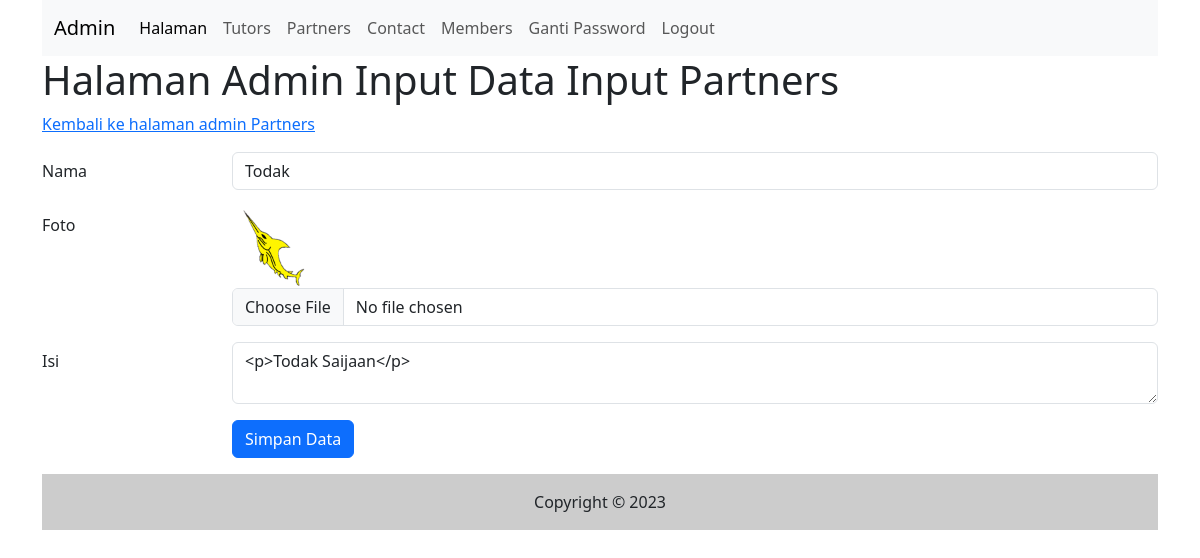
/admin/partners_input.php?id=3 (signed in), run on the app's committed database.
### tables this page shows
CREATE TABLE `partners` (
  `id` int(11) NOT NULL,
  `nama` varchar(255) NOT NULL,
  `foto` varchar(255) NOT NULL,
  `isi` text NOT NULL,
  `tgl_isi` timestamp NOT NULL DEFAULT current_timestamp()
);

### admin/partners_input.php (the view, shortened to what this page needs)
<?php include("inc_header.php") ?>
<?php
$nama       = "";
$isi        = "";
$foto       = "";
if (isset($_GET['id'])) {
    $id = $_GET['id'];
} else {
    $id = "";
}
if ($id != "") {
    $sql1 = "select * from partners where id = '$id'";
    $q1 = mysqli_query($koneksi, $sql1);
    $r1 = mysqli_fetch_array($q1);
    $nama = $r1['nama'];
    $isi = $r1['isi'];
    $foto = $r1['foto'];
}
?>
<h1>Halaman Admin Input Data Input Partners</h1>
<div class="mb-3 row">
    <a href="partners.php">Kembali ke halaman admin Partners</a>
</div>
<form action="" method="post" enctype="multipart/form-data">
    <div class="mb-3 row">
        <label for="nama" class="col-sm-2 col-form-label">Nama</label>
        <div class="col-sm-10">
            <input type="text" class="form-control" id="nama" value="<?php echo $nama ?>" name="nama">
        </div>
    </div>
    <div class="mb-3 row">
        <label for="foto" class="col-sm-2 col-form-label">Foto</label>
        <div class="col-sm-10">
            <?php
            if($foto){
                echo "<img src='../gambar/$foto' style='max-height:100px;max-width:100px'/>";
            }
            ?>
            <input type="file" class="form-control" id="foto" name="foto">
        </div>
    </div>
    <div class="mb-3 row">
        <label for="isi" class="col-sm-2 col-form-label">Isi</label>
        <div class="col-sm-10">
            <textarea name="isi" class="form-control" id="summernote"><?php echo $isi ?></textarea>
        </div>
    </div>
    <div class="mb-3 row">
        <div class="col-sm-2"></div>
        <div class="col-sm-10">
            <input type="submit" name="simpan" value="Simpan Data" class="btn btn-primary" />
        </div>
    </div>
</form>
<?php include("inc_footer.php") ?>

### data on the page
partners: nama "Todak", foto (picture), isi "<p>Todak Saijaan</p>"
